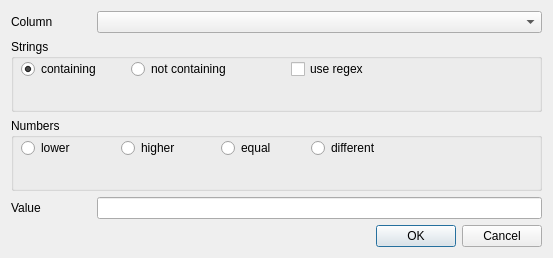
<?xml version="1.0" encoding="UTF-8"?>
<ui version="4.0">
 <class>deleteBox</class>
 <widget class="QDialog" name="deleteBox">
  <property name="geometry">
   <rect>
    <x>0</x>
    <y>0</y>
    <width>553</width>
    <height>258</height>
   </rect>
  </property>
  <property name="windowTitle">
   <string>Delete</string>
  </property>
  <property name="windowIcon">
   <iconset resource="ressources/ressources.qrc">
    <normaloff>:/icons/icons/rddzscraper-24.png</normaloff>:/icons/icons/rddzscraper-24.png</iconset>
  </property>
  <layout class="QVBoxLayout" name="verticalLayout">
   <item>
    <layout class="QHBoxLayout" name="horizontalLayout_2">
     <item>
      <widget class="QLabel" name="label">
       <property name="minimumSize">
        <size>
         <width>80</width>
         <height>0</height>
        </size>
       </property>
       <property name="maximumSize">
        <size>
         <width>80</width>
         <height>16777215</height>
        </size>
       </property>
       <property name="text">
        <string>Column</string>
       </property>
      </widget>
     </item>
     <item>
      <widget class="QComboBox" name="columnComboBox"/>
     </item>
    </layout>
   </item>
   <item>
    <widget class="QGroupBox" name="groupBox">
     <property name="title">
      <string>Strings</string>
     </property>
     <property name="flat">
      <bool>true</bool>
     </property>
     <widget class="QRadioButton" name="stringContainingRadioButton">
      <property name="geometry">
       <rect>
        <x>10</x>
        <y>20</y>
        <width>99</width>
        <height>20</height>
       </rect>
      </property>
      <property name="text">
       <string>containing</string>
      </property>
      <property name="checked">
       <bool>true</bool>
      </property>
      <attribute name="buttonGroup">
       <string notr="true">filterButtonGroup</string>
      </attribute>
     </widget>
     <widget class="QRadioButton" name="stringNotContainingRadioButton">
      <property name="geometry">
       <rect>
        <x>120</x>
        <y>20</y>
        <width>131</width>
        <height>20</height>
       </rect>
      </property>
      <property name="text">
       <string>not containing</string>
      </property>
      <attribute name="buttonGroup">
       <string notr="true">filterButtonGroup</string>
      </attribute>
     </widget>
     <widget class="QCheckBox" name="useRegexCheckBox">
      <property name="geometry">
       <rect>
        <x>280</x>
        <y>20</y>
        <width>171</width>
        <height>20</height>
       </rect>
      </property>
      <property name="text">
       <string>use regex</string>
      </property>
     </widget>
    </widget>
   </item>
   <item>
    <widget class="QGroupBox" name="groupBox_2">
     <property name="title">
      <string>Numbers</string>
     </property>
     <property name="flat">
      <bool>true</bool>
     </property>
     <widget class="QRadioButton" name="numberLowerRadioButton">
      <property name="geometry">
       <rect>
        <x>10</x>
        <y>20</y>
        <width>99</width>
        <height>20</height>
       </rect>
      </property>
      <property name="text">
       <string>lower</string>
      </property>
      <attribute name="buttonGroup">
       <string notr="true">filterButtonGroup</string>
      </attribute>
     </widget>
     <widget class="QRadioButton" name="numberHigherRadioButton">
      <property name="geometry">
       <rect>
        <x>110</x>
        <y>20</y>
        <width>99</width>
        <height>20</height>
       </rect>
      </property>
      <property name="text">
       <string>higher</string>
      </property>
      <attribute name="buttonGroup">
       <string notr="true">filterButtonGroup</string>
      </attribute>
     </widget>
     <widget class="QRadioButton" name="numberEqualRadioButton">
      <property name="geometry">
       <rect>
        <x>210</x>
        <y>20</y>
        <width>99</width>
        <height>20</height>
       </rect>
      </property>
      <property name="text">
       <string>equal</string>
      </property>
      <attribute name="buttonGroup">
       <string notr="true">filterButtonGroup</string>
      </attribute>
     </widget>
     <widget class="QRadioButton" name="numberNotEqualRadioButton">
      <property name="geometry">
       <rect>
        <x>300</x>
        <y>20</y>
        <width>99</width>
        <height>20</height>
       </rect>
      </property>
      <property name="text">
       <string>different</string>
      </property>
      <attribute name="buttonGroup">
       <string notr="true">filterButtonGroup</string>
      </attribute>
     </widget>
    </widget>
   </item>
   <item>
    <layout class="QHBoxLayout" name="horizontalLayout">
     <item>
      <widget class="QLabel" name="label_2">
       <property name="minimumSize">
        <size>
         <width>80</width>
         <height>0</height>
        </size>
       </property>
       <property name="maximumSize">
        <size>
         <width>80</width>
         <height>16777215</height>
        </size>
       </property>
       <property name="text">
        <string>Value</string>
       </property>
      </widget>
     </item>
     <item>
      <widget class="QLineEdit" name="inputValue"/>
     </item>
    </layout>
   </item>
   <item>
    <widget class="QDialogButtonBox" name="buttonBox">
     <property name="orientation">
      <enum>Qt::Horizontal</enum>
     </property>
     <property name="standardButtons">
      <set>QDialogButtonBox::Cancel|QDialogButtonBox::Ok</set>
     </property>
    </widget>
   </item>
  </layout>
 </widget>
 <resources>
  <include location="ressources/ressources.qrc"/>
 </resources>
 <connections>
  <connection>
   <sender>buttonBox</sender>
   <signal>accepted()</signal>
   <receiver>deleteBox</receiver>
   <slot>accept()</slot>
   <hints>
    <hint type="sourcelabel">
     <x>248</x>
     <y>254</y>
    </hint>
    <hint type="destinationlabel">
     <x>157</x>
     <y>274</y>
    </hint>
   </hints>
  </connection>
  <connection>
   <sender>buttonBox</sender>
   <signal>rejected()</signal>
   <receiver>deleteBox</receiver>
   <slot>reject()</slot>
   <hints>
    <hint type="sourcelabel">
     <x>316</x>
     <y>260</y>
    </hint>
    <hint type="destinationlabel">
     <x>286</x>
     <y>274</y>
    </hint>
   </hints>
  </connection>
 </connections>
 <buttongroups>
  <buttongroup name="filterButtonGroup"/>
 </buttongroups>
</ui>
